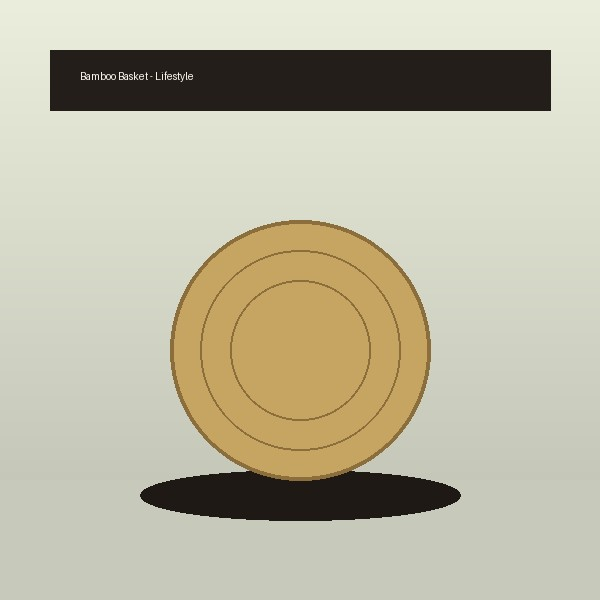
#> input picture frontend/images/bamboo_lifestyle.jpg, 600 x 600 px
$ python -i ai_image_generation_service.py   (imports and definitions only)
#> lines starting #> are read from the running program, lines starting #| are printed output that depends on the picture
"""
NIRMAAN - AI Image Generation & Transformation Service
Uses Google Gemini Interactions API (`google-genai` SDK) with `gemini-3.1-flash-image` (Nano Banana 2)
to transform raw smartphone photos into professional e-commerce studio catalog images.
Includes robust offline fallback.
"""
import os
import io
import base64
import logging
from typing import Optional, Union
import gc
from PIL import Image

from ..config import GEMINI_API_KEY, GEMINI_IMAGE_MODEL

logger = logging.getLogger("nirmaan.ai_image")

class AIImageGenerationService:
    def __init__(self):
        self._client = None

    @property
    def model_name(self) -> str:
        return os.getenv("GEMINI_IMAGE_MODEL", GEMINI_IMAGE_MODEL or "gemini-3.1-flash-image").strip()

    def _get_api_key(self) -> str:
        return (os.getenv("GEMINI_API_KEY", "").strip() or
                os.getenv("GOOGLE_API_KEY", "").strip() or
                GEMINI_API_KEY).strip()

    def is_available(self) -> bool:
        """Returns True if a valid Gemini API key is configured."""
        key = self._get_api_key()
        return bool(key and len(key) > 5)

    def _get_client(self):
        if not self.is_available():
            return None
        if self._client is None:
            try:
                from google import genai
                key = self._get_api_key()
                self._client = genai.Client(api_key=key, vertexai=False)
            except Exception as e:
                logger.warning(f"Could not initialize Google GenAI client: {e}")
                return None
        return self._client

    def generate_marketplace_image(
        self,
        source_image: Union[str, Image.Image],
        category: str = "Handicrafts",
        craft_type: str = "Handmade"
    ) -> Optional[Image.Image]:
        """
        Transforms raw smartphone photo into a commercial studio marketplace catalog image.
        Returns PIL Image if successful, or None on fallback.
        """
        client = self._get_client()
        if not client:
            return None

        prompt = (
            f"Commercial e-commerce studio catalog photograph of this authentic handcrafted {craft_type} ({category}). "
            "Transform this raw smartphone photo into a pristine, high-end online marketplace catalog image. "
            "Preserve the authentic handcrafted product exactly as shown: keep its genuine shape, texture, material, color, and artisanal craft details. "
            "Place the product centered on a smooth, elegant studio pedestal with soft studio lighting, subtle realistic contact shadow, and clean off-white studio background. "
            "Eliminate cluttered background, bedsheets, flooring, and hands. Output a high-resolution commercial product shot."
        )

        return self._execute_image_transformation(client, source_image, prompt)

    # [176 lines left out: functions generate_lifestyle_image, generate_styled_backdrop, generate_professional_studio_image, _execute_image_transformation, not called in this run]


ai_image_generation_service = AIImageGenerationService()

>>> import cv2
>>> picture = cv2.imread('../../frontend/images/bamboo_lifestyle.jpg', cv2.IMREAD_GRAYSCALE)
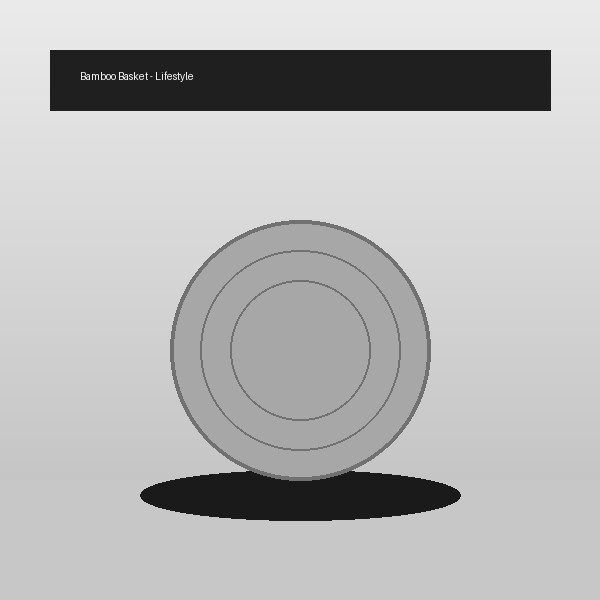
#> picture: shape (600, 600); min 13, max 252, mean 183.2
>>> result = AIImageGenerationService().generate_marketplace_image(picture)
